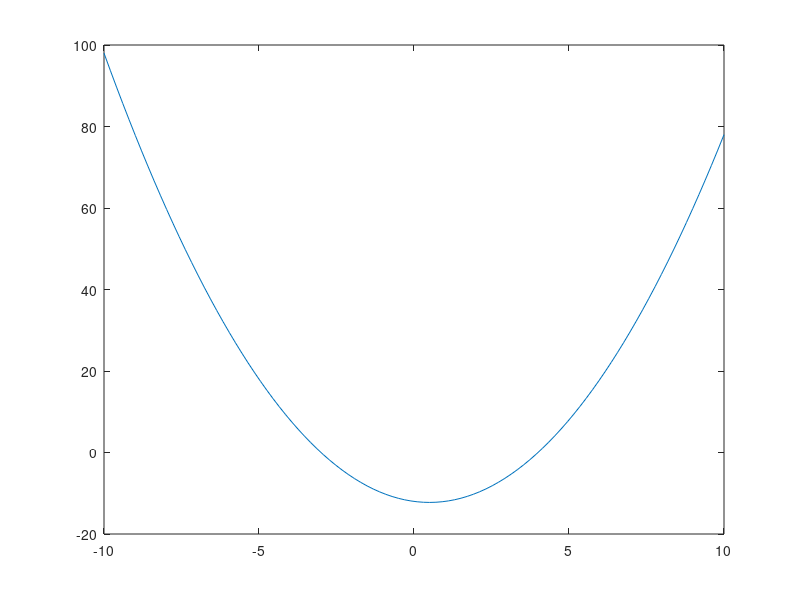

Here is the MATLAB script that generated this plot:
clc;clear;
%%
d1=[-5, 18]; t1=d1(1); y1=d1(2);
d2=[ 0, -12]; t2=d2(1); y2=d2(2);
d3=[ 2, -10]; t3=d3(1); y3=d3(2);
d=[d1; d2; d3];
A=[1 t1 t1^2; 1 t2 t2^2; 1 t3 t3^2];
y=[y1; y2; y3];
x=inv(A)*y;
t= linspace(-10,10);
y = x(1)+x(2)*t+x(3)*t.^2;
plot(t,y)
